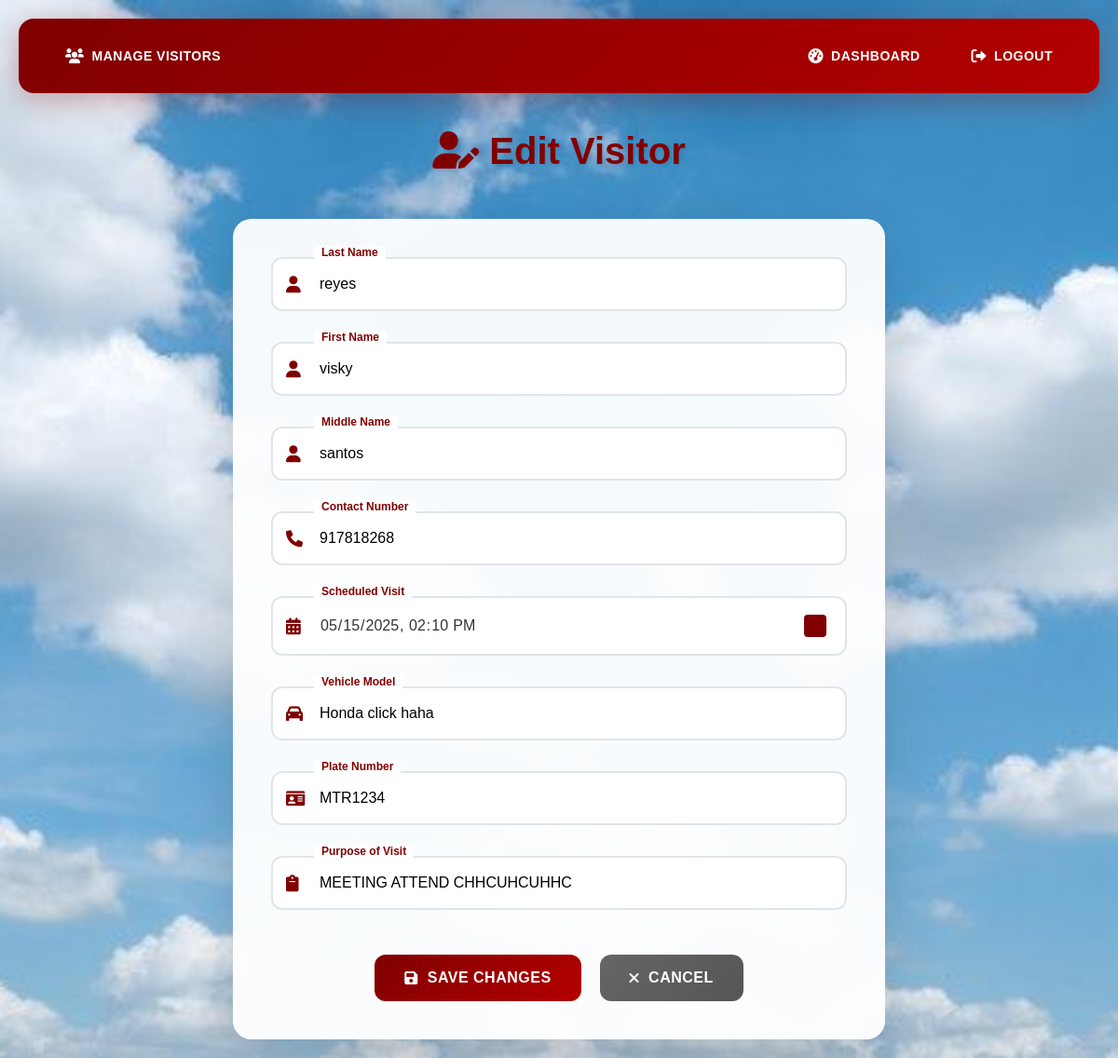
The app's page /editvisitor.php?visitorid=1 with its own data.
### tables this page shows
CREATE TABLE `visitor` (
  `VisitorID` int(255) NOT NULL,
  `LastName` varchar(50) NOT NULL,
  `FirstName` varchar(50) NOT NULL,
  `MiddleName` varchar(50) NOT NULL,
  `ContactNumber` int(11) NOT NULL,
  `ScheduledVisit` datetime(6) NOT NULL,
  `VehicleModel` varchar(100) NOT NULL,
  `PlateNumber` varchar(10) NOT NULL,
  `GateID` varchar(100) NOT NULL,
  `Purpose` text NOT NULL,
  `Status` varchar(20) NOT NULL DEFAULT 'Pending'
);

### editvisitor.php (the view, shortened to what this page needs)
<?php
$conn = openCon();
$id = $_GET['visitorid'];
$sql = "SELECT * FROM visitor WHERE VisitorID=?";
$stmt = $conn->prepare($sql);
$stmt->bind_param("i", $id);
$stmt->execute();
$result = $stmt->get_result();
$visitor = $result->fetch_assoc();
?>
<!DOCTYPE html>
<html lang="en">
<head>
    <link href="https://cdnjs.cloudflare.com/ajax/libs/font-awesome/6.0.0/css/all.min.css" rel="stylesheet">
</head>
<body>
<nav>
    <div class="nav-left">
        <a href="manage_visitor.php">
            <i class="fas fa-users"></i>
            Manage Visitors
        </a>
    </div>
    <div class="nav-right">
        <a href="admindashboard.php">
            <i class="fas fa-tachometer-alt"></i>
            Dashboard
        </a>
        <a href="adminlogin.php">
            <i class="fas fa-sign-out-alt"></i>
            Logout
        </a>
    </div>
</nav>
<h1><i class="fas fa-user-edit"></i> Edit Visitor</h1>
<div class="form-container">
    <form method="POST" id="visitorForm">
        <div class="form-grid">
            <div class="form-group">
                <div class="input-wrapper">
                    <i class="fas fa-user"></i>
                    <input type="text"
                           name="LastName"
                           id="lastName"
                           value="<?= htmlspecialchars($visitor['LastName']) ?>"
                           required>
                    <label for="lastName">Last Name</label>
                </div>
            </div>
            <div class="form-group">
                <div class="input-wrapper">
                    <i class="fas fa-user"></i>
                    <input type="text"
                           name="FirstName"
                           id="firstName"
                           value="<?= htmlspecialchars($visitor['FirstName']) ?>"
                           required>
                    <label for="firstName">First Name</label>
                </div>
            </div>
            <div class="form-group">
                <div class="input-wrapper">
                    <i class="fas fa-user"></i>
                    <input type="text"
                           name="MiddleName"
                           id="middleName"
                           value="<?= htmlspecialchars($visitor['MiddleName']) ?>">
                    <label for="middleName">Middle Name</label>
                </div>
            </div>
            <div class="form-group">
                <div class="input-wrapper">
                    <i class="fas fa-phone"></i>
                    <input type="number"
                           name="ContactNumber"
                           id="contactNumber"
                           value="<?= htmlspecialchars($visitor['ContactNumber']) ?>"
                           required>
                    <label for="contactNumber">Contact Number</label>
                </div>
            </div>
            <div class="form-group">
                <div class="input-wrapper">
                    <i class="fas fa-calendar-alt"></i>
                    <input type="datetime-local"
                           name="ScheduledVisit"
                           id="scheduledVisit"
                           value="<?= date('Y-m-d\TH:i', strtotime($visitor['ScheduledVisit'])) ?>"
                           required>
                    <label for="scheduledVisit">Scheduled Visit</label>
                </div>
            </div>
            <div class="form-group">
                <div class="input-wrapper">
                    <i class="fas fa-car"></i>
                    <input type="text"
                           name="VehicleModel"
                           id="vehicleModel"
                           value="<?= htmlspecialchars($visitor['VehicleModel']) ?>"
                           required>
                    <label for="vehicleModel">Vehicle Model</label>
                </div>
            </div>
            <div class="form-group">
                <div class="input-wrapper">
                    <i class="fas fa-id-card"></i>
                    <input type="text"
                           name="PlateNumber"
                           id="plateNumber"
                           value="<?= htmlspecialchars($visitor['PlateNumber']) ?>"
                           required>
                    <label for="plateNumber">Plate Number</label>
                </div>
            </div>
            <div class="form-group full-width">
                <div class="input-wrapper">
                    <i class="fas fa-clipboard"></i>
                    <input type="text"
                           name="Purpose"
                           id="purpose"
                           value="<?= htmlspecialchars($visitor['Purpose']) ?>"
                           required>
                    <label for="purpose">Purpose of Visit</label>
                </div>
            </div>
        </div>
        <div class="button-container">
            <button type="submit" id="saveBtn">
                <i class="fas fa-save"></i>
                Save Changes
            </button>
            <a href="manage_visitor.php" class="btn btn-secondary">
                <i class="fas fa-times"></i>
                Cancel
            </a>
        </div>
    </form>
</div>
</body>
</html>

### editvisitor.php (style rules this page uses)
:root { --primary-color: maroon; --primary-hover: #b30000; --text-color: #333; --border-color: #e1e5e9; --shadow-light: rgba(0, 0, 0, 0.1); --shadow-medium: rgba(0, 0, 0, 0.15); --background-overlay: rgba(255, 255, 255, 0.95); }
* { margin: 0; padding: 0; box-sizing: border-box; }
body { font-family: 'Poppins', sans-serif; background: url("Assets/langit.jpg") no-repeat center center fixed; background-size: cover; min-height: 100vh; padding: 20px; }
nav { background: linear-gradient(135deg, var(--primary-color) 0%, var(--primary-hover) 100%); padding: 20px 30px; margin-bottom: 30px; border-radius: 16px; box-shadow: 0 8px 32px rgba(128, 0, 0, 0.3); backdrop-filter: blur(10px); display: flex; justify-content: space-between; align-items: center; animation: slideDown 0.5s ease-out; }
nav .nav-left { display: flex; align-items: center; gap: 20px; }
nav .nav-right { display: flex; align-items: center; gap: 15px; }
nav a { color: white; text-decoration: none; font-weight: 600; padding: 12px 20px; border-radius: 10px; transition: all 0.3s ease; display: flex; align-items: center; gap: 8px; font-size: 14px; text-transform: uppercase; letter-spacing: 0.5px; }
nav a i { font-size: 16px; }
h1 { color: var(--primary-color); text-align: center; margin: 40px 0 50px 0; font-size: 2.5rem; font-weight: 700; text-shadow: 2px 2px 4px rgba(0, 0, 0, 0.1); animation: fadeInUp 0.6s ease-out; }
.form-container { background: var(--background-overlay); backdrop-filter: blur(15px); padding: 40px; border-radius: 20px; box-shadow: 0 20px 60px var(--shadow-medium); max-width: 700px; margin: 0 auto; border: 1px solid rgba(255, 255, 255, 0.2); animation: scaleIn 0.5s ease-out; }
.form-grid { display: grid; grid-template-columns: repeat(auto-fit, minmax(300px, 1fr)); gap: 25px; margin-bottom: 30px; }
.form-group { position: relative; }
.form-group.full-width { grid-column: 1 / -1; }
.input-wrapper { position: relative; margin-bottom: 8px; }
.input-wrapper i { position: absolute; left: 16px; top: 50%; transform: translateY(-50%); color: var(--primary-color); font-size: 18px; z-index: 1; }
input[type="text"], input[type="number"], input[type="datetime-local"], textarea { width: 100%; padding: 18px 20px 18px 50px; font-size: 16px; font-family: 'Poppins', sans-serif; border: 2px solid var(--border-color); border-radius: 12px; background: #fff; transition: all 0.3s ease; outline: none; }
.form-group label { position: absolute; left: 50px; top: 18px; font-size: 16px; color: #999; pointer-events: none; transition: all 0.3s ease; background: white; padding: 0 8px; }
.form-group input:focus + label, .form-group input:not(:placeholder-shown) + label, .form-group.has-value label { top: -12px; left: 46px; font-size: 12px; color: var(--primary-color); font-weight: 600; }
input::placeholder { opacity: 0; transition: opacity 0.3s ease; }
input[type="datetime-local"] { color: var(--text-color); }
.button-container { display: flex; gap: 20px; justify-content: center; margin-top: 40px; }
button, .btn { background: linear-gradient(135deg, var(--primary-color) 0%, var(--primary-hover) 100%); color: white; padding: 16px 32px; border: none; border-radius: 12px; font-size: 16px; font-weight: 600; cursor: pointer; text-decoration: none; display: inline-flex; align-items: center; gap: 10px; transition: all 0.3s ease; text-transform: uppercase; letter-spacing: 0.5px; position: relative; overflow: hidden; }
button::before, .btn::before { content: ''; position: absolute; top: 0; left: -100%; width: 100%; height: 100%; background: linear-gradient(90deg, transparent, rgba(255,255,255,0.2), transparent); transition: left 0.5s; }
.btn-secondary { background: linear-gradient(135deg, #666 0%, #555 100%); }

### records on screen
visitor: LastName "reyes", FirstName "visky", MiddleName "santos", ContactNumber "917818268", ScheduledVisit "05/15/2025 14:10", VehicleModel "Honda click haha", PlateNumber "MTR1234", Purpose "MEETING ATTEND CHHCUHCUHHC"
